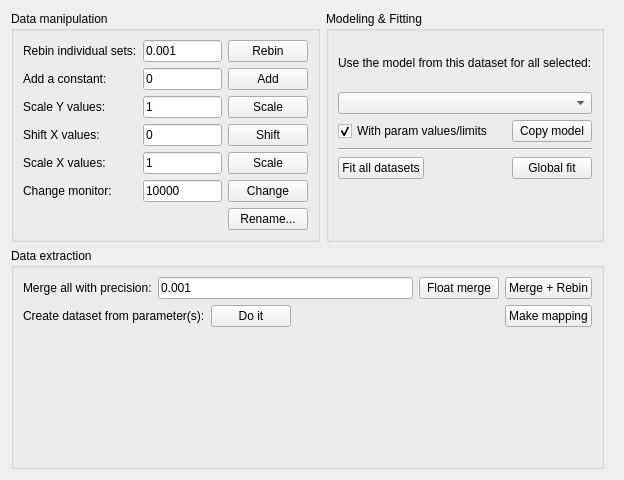
<?xml version="1.0" encoding="UTF-8"?>
<ui version="4.0">
 <class>Form</class>
 <widget class="QWidget" name="Form">
  <property name="geometry">
   <rect>
    <x>0</x>
    <y>0</y>
    <width>624</width>
    <height>480</height>
   </rect>
  </property>
  <property name="windowTitle">
   <string>Form</string>
  </property>
  <layout class="QGridLayout" name="gridLayout">
   <item row="0" column="0" colspan="2">
    <widget class="QScrollArea" name="scrollArea">
     <property name="frameShape">
      <enum>QFrame::NoFrame</enum>
     </property>
     <property name="widgetResizable">
      <bool>true</bool>
     </property>
     <widget class="QWidget" name="scrollAreaWidgetContents">
      <property name="geometry">
       <rect>
        <x>0</x>
        <y>0</y>
        <width>612</width>
        <height>468</height>
       </rect>
      </property>
      <layout class="QGridLayout" name="gridLayout_3">
       <property name="leftMargin">
        <number>0</number>
       </property>
       <property name="topMargin">
        <number>0</number>
       </property>
       <property name="bottomMargin">
        <number>0</number>
       </property>
       <item row="0" column="0">
        <widget class="QGroupBox" name="groupBox">
         <property name="title">
          <string>Data manipulation</string>
         </property>
         <layout class="QGridLayout" name="gridLayout_2">
          <item row="2" column="2">
           <widget class="QPushButton" name="mulBtn">
            <property name="text">
             <string>Scale</string>
            </property>
           </widget>
          </item>
          <item row="0" column="2">
           <widget class="QPushButton" name="rebinBtn">
            <property name="text">
             <string>Rebin</string>
            </property>
           </widget>
          </item>
          <item row="3" column="0">
           <widget class="QLabel" name="label_3">
            <property name="sizePolicy">
             <sizepolicy hsizetype="Fixed" vsizetype="Preferred">
              <horstretch>0</horstretch>
              <verstretch>0</verstretch>
             </sizepolicy>
            </property>
            <property name="text">
             <string>Shift X values:</string>
            </property>
           </widget>
          </item>
          <item row="1" column="2">
           <widget class="QPushButton" name="addBtn">
            <property name="text">
             <string>Add</string>
            </property>
           </widget>
          </item>
          <item row="1" column="0">
           <widget class="QLabel" name="label">
            <property name="sizePolicy">
             <sizepolicy hsizetype="Fixed" vsizetype="Preferred">
              <horstretch>0</horstretch>
              <verstretch>0</verstretch>
             </sizepolicy>
            </property>
            <property name="text">
             <string>Add a constant:</string>
            </property>
           </widget>
          </item>
          <item row="0" column="1">
           <widget class="QLineEdit" name="precisionEdit">
            <property name="text">
             <string>0.001</string>
            </property>
           </widget>
          </item>
          <item row="3" column="2">
           <widget class="QPushButton" name="shiftBtn">
            <property name="text">
             <string>Shift</string>
            </property>
           </widget>
          </item>
          <item row="0" column="0">
           <widget class="QLabel" name="label_2">
            <property name="sizePolicy">
             <sizepolicy hsizetype="Fixed" vsizetype="Preferred">
              <horstretch>0</horstretch>
              <verstretch>0</verstretch>
             </sizepolicy>
            </property>
            <property name="text">
             <string>Rebin individual sets:</string>
            </property>
           </widget>
          </item>
          <item row="5" column="2">
           <widget class="QPushButton" name="monscaleBtn">
            <property name="text">
             <string>Change</string>
            </property>
           </widget>
          </item>
          <item row="5" column="1">
           <widget class="QLineEdit" name="monscaleEdit">
            <property name="text">
             <string>10000</string>
            </property>
           </widget>
          </item>
          <item row="3" column="1">
           <widget class="QLineEdit" name="shiftConstEdit">
            <property name="text">
             <string>0</string>
            </property>
           </widget>
          </item>
          <item row="2" column="1">
           <widget class="QLineEdit" name="scaleConstEdit">
            <property name="text">
             <string>1</string>
            </property>
           </widget>
          </item>
          <item row="4" column="2">
           <widget class="QPushButton" name="scaleXBtn">
            <property name="text">
             <string>Scale</string>
            </property>
           </widget>
          </item>
          <item row="4" column="1">
           <widget class="QLineEdit" name="scaleXConstEdit">
            <property name="text">
             <string>1</string>
            </property>
           </widget>
          </item>
          <item row="1" column="1">
           <widget class="QLineEdit" name="addConstEdit">
            <property name="text">
             <string>0</string>
            </property>
           </widget>
          </item>
          <item row="4" column="0">
           <widget class="QLabel" name="label_9">
            <property name="text">
             <string>Scale X values:</string>
            </property>
           </widget>
          </item>
          <item row="5" column="0">
           <widget class="QLabel" name="label_6">
            <property name="sizePolicy">
             <sizepolicy hsizetype="Fixed" vsizetype="Preferred">
              <horstretch>0</horstretch>
              <verstretch>0</verstretch>
             </sizepolicy>
            </property>
            <property name="text">
             <string>Change monitor:</string>
            </property>
           </widget>
          </item>
          <item row="2" column="0">
           <widget class="QLabel" name="label_7">
            <property name="sizePolicy">
             <sizepolicy hsizetype="Fixed" vsizetype="Preferred">
              <horstretch>0</horstretch>
              <verstretch>0</verstretch>
             </sizepolicy>
            </property>
            <property name="text">
             <string>Scale Y values:</string>
            </property>
           </widget>
          </item>
          <item row="6" column="2">
           <widget class="QPushButton" name="massrenameBtn">
            <property name="text">
             <string>Rename...</string>
            </property>
           </widget>
          </item>
         </layout>
         <zorder>precisionEdit</zorder>
         <zorder>label</zorder>
         <zorder>label_3</zorder>
         <zorder>label_6</zorder>
         <zorder>mulBtn</zorder>
         <zorder>label_2</zorder>
         <zorder>label_7</zorder>
         <zorder>rebinBtn</zorder>
         <zorder>monscaleBtn</zorder>
         <zorder>shiftConstEdit</zorder>
         <zorder>monscaleEdit</zorder>
         <zorder>addConstEdit</zorder>
         <zorder>scaleConstEdit</zorder>
         <zorder>shiftBtn</zorder>
         <zorder>addBtn</zorder>
         <zorder>label_9</zorder>
         <zorder>scaleXConstEdit</zorder>
         <zorder>scaleXBtn</zorder>
         <zorder>massrenameBtn</zorder>
        </widget>
       </item>
       <item row="0" column="1">
        <widget class="QGroupBox" name="groupBox_2">
         <property name="title">
          <string>Modeling &amp;&amp; Fitting</string>
         </property>
         <layout class="QVBoxLayout" name="verticalLayout">
          <item>
           <widget class="QLabel" name="label_8">
            <property name="text">
             <string>Use the model from this dataset for all selected:</string>
            </property>
           </widget>
          </item>
          <item>
           <widget class="QComboBox" name="onemodelBox"/>
          </item>
          <item>
           <layout class="QHBoxLayout" name="horizontalLayout">
            <item>
             <widget class="QCheckBox" name="onemodelWithParamsBox">
              <property name="text">
               <string>With param values/limits</string>
              </property>
              <property name="checked">
               <bool>true</bool>
              </property>
             </widget>
            </item>
            <item>
             <spacer name="horizontalSpacer">
              <property name="orientation">
               <enum>Qt::Horizontal</enum>
              </property>
              <property name="sizeHint" stdset="0">
               <size>
                <width>0</width>
                <height>0</height>
               </size>
              </property>
             </spacer>
            </item>
            <item>
             <widget class="QPushButton" name="onemodelBtn">
              <property name="text">
               <string>Copy model</string>
              </property>
             </widget>
            </item>
           </layout>
          </item>
          <item>
           <widget class="Line" name="line">
            <property name="orientation">
             <enum>Qt::Horizontal</enum>
            </property>
           </widget>
          </item>
          <item>
           <layout class="QHBoxLayout" name="horizontalLayout_2">
            <item>
             <widget class="QPushButton" name="fitallBtn">
              <property name="text">
               <string>Fit all datasets</string>
              </property>
             </widget>
            </item>
            <item>
             <spacer name="horizontalSpacer_2">
              <property name="orientation">
               <enum>Qt::Horizontal</enum>
              </property>
              <property name="sizeHint" stdset="0">
               <size>
                <width>0</width>
                <height>0</height>
               </size>
              </property>
             </spacer>
            </item>
            <item>
             <widget class="QPushButton" name="globalfitBtn">
              <property name="text">
               <string>Global fit</string>
              </property>
             </widget>
            </item>
           </layout>
          </item>
          <item>
           <widget class="QLabel" name="fitallLbl">
            <property name="text">
             <string/>
            </property>
           </widget>
          </item>
         </layout>
        </widget>
       </item>
       <item row="1" column="0" colspan="2">
        <widget class="QGroupBox" name="groupBox_3">
         <property name="title">
          <string>Data extraction</string>
         </property>
         <layout class="QVBoxLayout" name="verticalLayout_2">
          <item>
           <layout class="QHBoxLayout" name="horizontalLayout_3">
            <item>
             <widget class="QLabel" name="label_5">
              <property name="text">
               <string>Merge all with precision:</string>
              </property>
             </widget>
            </item>
            <item>
             <widget class="QLineEdit" name="mergeEdit">
              <property name="text">
               <string>0.001</string>
              </property>
             </widget>
            </item>
            <item>
             <widget class="QPushButton" name="floatMergeBtn">
              <property name="text">
               <string>Float merge</string>
              </property>
             </widget>
            </item>
            <item>
             <widget class="QPushButton" name="mergeBtn">
              <property name="text">
               <string>Merge + Rebin</string>
              </property>
             </widget>
            </item>
           </layout>
          </item>
          <item>
           <layout class="QHBoxLayout" name="horizontalLayout_4">
            <item>
             <widget class="QLabel" name="label_4">
              <property name="text">
               <string>Create dataset from parameter(s):</string>
              </property>
             </widget>
            </item>
            <item>
             <widget class="QPushButton" name="paramsetBtn">
              <property name="text">
               <string>Do it</string>
              </property>
             </widget>
            </item>
            <item>
             <spacer name="horizontalSpacer_3">
              <property name="orientation">
               <enum>Qt::Horizontal</enum>
              </property>
              <property name="sizeHint" stdset="0">
               <size>
                <width>0</width>
                <height>0</height>
               </size>
              </property>
             </spacer>
            </item>
            <item>
             <widget class="QPushButton" name="mappingBtn">
              <property name="text">
               <string>Make mapping</string>
              </property>
              <property name="icon">
               <iconset resource="../../../resource/gui.qrc">
                <normaloff>:/map.png</normaloff>:/map.png</iconset>
              </property>
             </widget>
            </item>
           </layout>
          </item>
          <item>
           <spacer name="verticalSpacer">
            <property name="orientation">
             <enum>Qt::Vertical</enum>
            </property>
            <property name="sizeHint" stdset="0">
             <size>
              <width>0</width>
              <height>0</height>
             </size>
            </property>
           </spacer>
          </item>
         </layout>
        </widget>
       </item>
      </layout>
     </widget>
    </widget>
   </item>
  </layout>
 </widget>
 <resources>
  <include location="../../../resource/gui.qrc"/>
 </resources>
 <connections/>
</ui>
